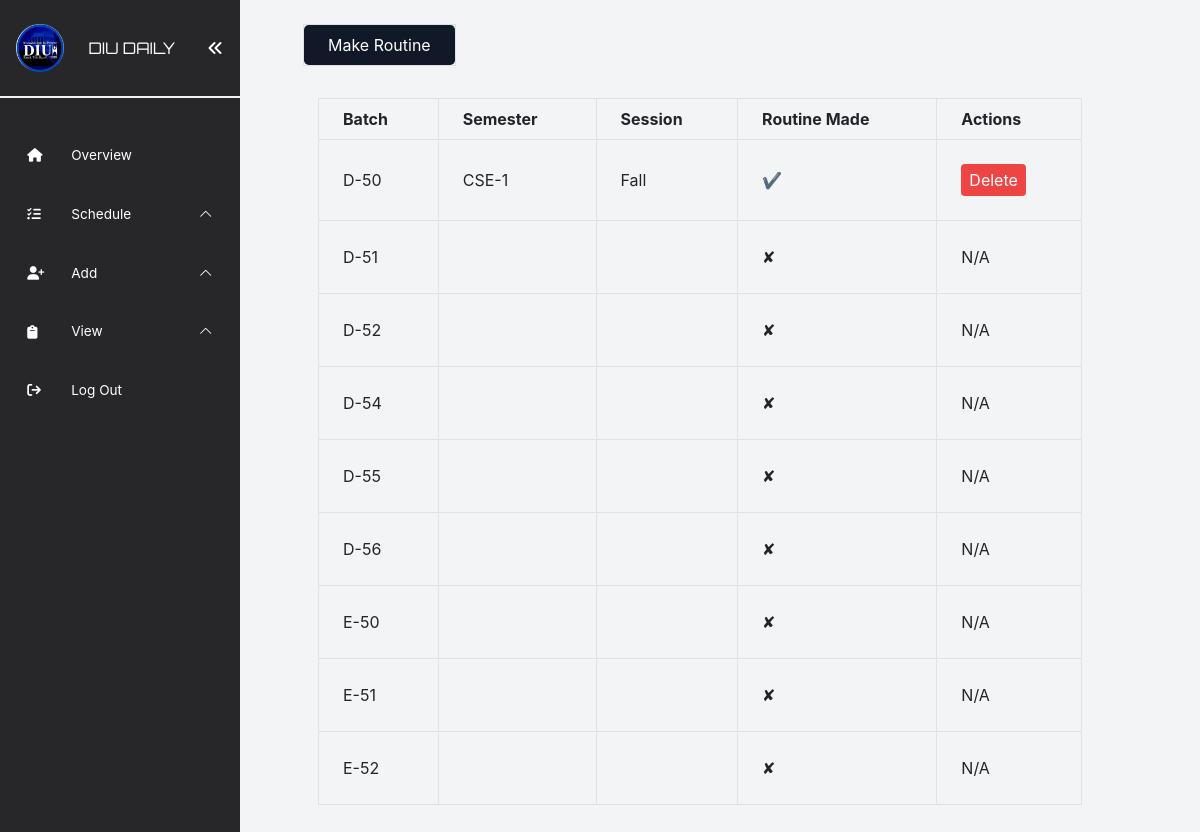
The page /src/admin/routine/show/batch_show.php (signed in) on the database its author committed.
### tables this page shows
CREATE TABLE `batch` (
  `batch_id` int(11) NOT NULL,
  `batch_number` varchar(10) NOT NULL,
  `department_id` int(11) NOT NULL,
  `batch_shift` enum('day','evening') NOT NULL
);

### src/admin/routine/show/batch_show.php (the view, shortened to what this page needs)
<?php
include("../../../../database/config.php");
include("../../../include/adminNavbar.php");
$batchQuery = "SELECT batch.batch_id, batch.batch_number, semester.semester_name, routine.session, COUNT(routine.routine_id) AS routine_count
               FROM batch
               LEFT JOIN routine ON batch.batch_id = routine.batch
               LEFT JOIN semester ON routine.semester = semester.semester_id
               GROUP BY batch.batch_id, batch.batch_number, semester.semester_name, routine.session";
$batchResult = $conn->query($batchQuery);
?>
<div class="flex flex-col min-h-screen w-full">
  <div class="flex justify-between mt-4">
    <div>
      <p class="border border-black flex">
        <a href="select.php"
          class="inline-block px-4 py-2 bg-gray-900 text-white rounded-lg hover:bg-gray-600 hover:no-underline">
          Make Routine
        </a>
      </p>
    </div>
  </div>
  <div class="container mx-auto py-8">
    <table class="table-auto w-full">
      <thead>
        <tr>
          <th class="px-4 border py-2">Batch</th>
          <th class="px-4 border py-2">Semester</th>
          <th class="px-4 border py-2">Session</th>
          <th class="px-4 border py-2">Routine Made</th>
          <th class="px-4 border py-2">Actions</th>
        </tr>
      </thead>
      <tbody>
        <?php
        while ($row = $batchResult->fetch_assoc()) {
          $batchId = $row['batch_id'];
          $batchName = $row['batch_number'];
          $semesterName = $row['semester_name'];
          $session = $row['session'];
          $routineCount = $row['routine_count'];
          $symbol = ($routineCount > 0) ? '✔' : '✘';
          echo "<tr>";
          echo "<td class='border px-4 py-4'>$batchName</td>";
          echo "<td class='border px-4 py-4'>$semesterName</td>";
          echo "<td class='border px-4 py-4'>$session</td>";
          echo "<td class='border px-4 py-4'>$symbol</td>";
          echo "<td class='border px-4 py-4'>";
          if ($routineCount > 0) {
            echo "<button onclick=\"deleteRoutine($batchId, '$semesterName', '$session')\" class='bg-red-500 text-white px-2 py-1 rounded hover:bg-red-700'>Delete</button>";
          } else {
            echo "N/A";
          }
          echo "</td>";
          echo "</tr>";
        }
        ?>
      </tbody>
    </table>
  </div>
</div>
</body>
</html>

### rows shown on the page
batch: batch_number "D-50", semesterName "CSE-1", session "Fall", symbol "✔"
batch: batch_number "D-51", symbol "✘", shows "N/A"
batch: batch_number "D-52", symbol "✘", shows "N/A"
batch: batch_number "D-54", symbol "✘", shows "N/A"
batch: batch_number "D-55", symbol "✘", shows "N/A"
batch: batch_number "D-56", symbol "✘", shows "N/A"
batch: batch_number "E-50", symbol "✘", shows "N/A"
batch: batch_number "E-51", symbol "✘", shows "N/A"
batch: batch_number "E-52", symbol "✘", shows "N/A"
